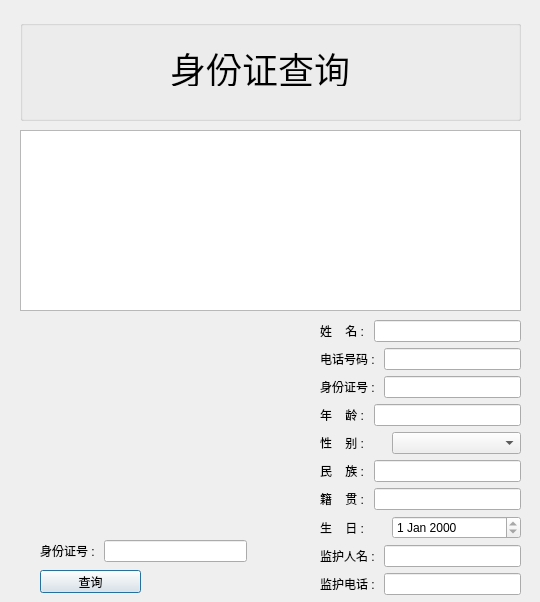
<?xml version="1.0" encoding="UTF-8"?>
<ui version="4.0">
 <class>idnumDialog</class>
 <widget class="QDialog" name="idnumDialog">
  <property name="geometry">
   <rect>
    <x>0</x>
    <y>0</y>
    <width>540</width>
    <height>602</height>
   </rect>
  </property>
  <property name="windowTitle">
   <string>Dialog</string>
  </property>
  <widget class="QLabel" name="label">
   <property name="geometry">
    <rect>
     <x>50</x>
     <y>330</y>
     <width>161</width>
     <height>181</height>
    </rect>
   </property>
   <property name="text">
    <string/>
   </property>
  </widget>
  <widget class="QWidget" name="layoutWidget">
   <property name="geometry">
    <rect>
     <x>320</x>
     <y>320</y>
     <width>201</width>
     <height>276</height>
    </rect>
   </property>
   <layout class="QVBoxLayout" name="verticalLayout">
    <item>
     <layout class="QHBoxLayout" name="horizontalLayout">
      <item>
       <widget class="QLabel" name="label_2">
        <property name="text">
         <string>姓    名 : </string>
        </property>
       </widget>
      </item>
      <item>
       <widget class="QLineEdit" name="lineEdit">
        <property name="alignment">
         <set>Qt::AlignRight|Qt::AlignTrailing|Qt::AlignVCenter</set>
        </property>
       </widget>
      </item>
     </layout>
    </item>
    <item>
     <layout class="QHBoxLayout" name="horizontalLayout_2">
      <item>
       <widget class="QLabel" name="label_3">
        <property name="text">
         <string>电话号码 : </string>
        </property>
       </widget>
      </item>
      <item>
       <widget class="QLineEdit" name="lineEdit_2">
        <property name="alignment">
         <set>Qt::AlignRight|Qt::AlignTrailing|Qt::AlignVCenter</set>
        </property>
       </widget>
      </item>
     </layout>
    </item>
    <item>
     <layout class="QHBoxLayout" name="horizontalLayout_4">
      <item>
       <widget class="QLabel" name="label_5">
        <property name="text">
         <string>身份证号 : </string>
        </property>
       </widget>
      </item>
      <item>
       <widget class="QLineEdit" name="lineEdit_3">
        <property name="alignment">
         <set>Qt::AlignRight|Qt::AlignTrailing|Qt::AlignVCenter</set>
        </property>
       </widget>
      </item>
     </layout>
    </item>
    <item>
     <layout class="QHBoxLayout" name="horizontalLayout_5">
      <item>
       <widget class="QLabel" name="label_6">
        <property name="text">
         <string>年    龄 : </string>
        </property>
       </widget>
      </item>
      <item>
       <widget class="QLineEdit" name="lineEdit_4">
        <property name="minimumSize">
         <size>
          <width>0</width>
          <height>0</height>
         </size>
        </property>
        <property name="alignment">
         <set>Qt::AlignRight|Qt::AlignTrailing|Qt::AlignVCenter</set>
        </property>
       </widget>
      </item>
     </layout>
    </item>
    <item>
     <layout class="QHBoxLayout" name="horizontalLayout_6">
      <item>
       <widget class="QLabel" name="label_7">
        <property name="maximumSize">
         <size>
          <width>66</width>
          <height>16777215</height>
         </size>
        </property>
        <property name="text">
         <string>性    别 : </string>
        </property>
       </widget>
      </item>
      <item>
       <widget class="QComboBox" name="comboBox">
        <property name="enabled">
         <bool>true</bool>
        </property>
        <property name="minimumSize">
         <size>
          <width>0</width>
          <height>0</height>
         </size>
        </property>
        <property name="layoutDirection">
         <enum>Qt::LeftToRight</enum>
        </property>
        <item>
         <property name="text">
          <string/>
         </property>
        </item>
        <item>
         <property name="text">
          <string>男</string>
         </property>
        </item>
        <item>
         <property name="text">
          <string>女</string>
         </property>
        </item>
       </widget>
      </item>
     </layout>
    </item>
    <item>
     <layout class="QHBoxLayout" name="horizontalLayout_7">
      <item>
       <widget class="QLabel" name="label_9">
        <property name="text">
         <string>民    族 : </string>
        </property>
       </widget>
      </item>
      <item>
       <widget class="QLineEdit" name="lineEdit_6">
        <property name="frame">
         <bool>true</bool>
        </property>
        <property name="alignment">
         <set>Qt::AlignRight|Qt::AlignTrailing|Qt::AlignVCenter</set>
        </property>
        <property name="readOnly">
         <bool>false</bool>
        </property>
       </widget>
      </item>
     </layout>
    </item>
    <item>
     <layout class="QHBoxLayout" name="horizontalLayout_9">
      <item>
       <widget class="QLabel" name="label_10">
        <property name="text">
         <string>籍    贯 : </string>
        </property>
       </widget>
      </item>
      <item>
       <widget class="QLineEdit" name="lineEdit_7">
        <property name="alignment">
         <set>Qt::AlignRight|Qt::AlignTrailing|Qt::AlignVCenter</set>
        </property>
       </widget>
      </item>
     </layout>
    </item>
    <item>
     <layout class="QHBoxLayout" name="horizontalLayout_3">
      <item>
       <widget class="QLabel" name="label_4">
        <property name="maximumSize">
         <size>
          <width>66</width>
          <height>16777215</height>
         </size>
        </property>
        <property name="text">
         <string>生    日 : </string>
        </property>
       </widget>
      </item>
      <item>
       <widget class="QDateEdit" name="dateEdit">
        <property name="minimumSize">
         <size>
          <width>0</width>
          <height>0</height>
         </size>
        </property>
        <property name="readOnly">
         <bool>true</bool>
        </property>
       </widget>
      </item>
     </layout>
    </item>
    <item>
     <layout class="QHBoxLayout" name="horizontalLayout_10">
      <item>
       <widget class="QLabel" name="label_11">
        <property name="text">
         <string>监护人名 : </string>
        </property>
       </widget>
      </item>
      <item>
       <widget class="QLineEdit" name="lineEdit_8">
        <property name="alignment">
         <set>Qt::AlignRight|Qt::AlignTrailing|Qt::AlignVCenter</set>
        </property>
       </widget>
      </item>
     </layout>
    </item>
    <item>
     <layout class="QHBoxLayout" name="horizontalLayout_11">
      <item>
       <widget class="QLabel" name="label_12">
        <property name="text">
         <string>监护电话 : </string>
        </property>
       </widget>
      </item>
      <item>
       <widget class="QLineEdit" name="lineEdit_9">
        <property name="alignment">
         <set>Qt::AlignRight|Qt::AlignTrailing|Qt::AlignVCenter</set>
        </property>
       </widget>
      </item>
     </layout>
    </item>
   </layout>
  </widget>
  <widget class="QTableView" name="tableView">
   <property name="geometry">
    <rect>
     <x>20</x>
     <y>130</y>
     <width>501</width>
     <height>181</height>
    </rect>
   </property>
  </widget>
  <widget class="QGroupBox" name="groupBox">
   <property name="geometry">
    <rect>
     <x>20</x>
     <y>20</y>
     <width>501</width>
     <height>101</height>
    </rect>
   </property>
   <property name="title">
    <string/>
   </property>
   <widget class="QLabel" name="label_8">
    <property name="geometry">
     <rect>
      <x>150</x>
      <y>30</y>
      <width>180</width>
      <height>36</height>
     </rect>
    </property>
    <property name="font">
     <font>
      <pointsize>27</pointsize>
     </font>
    </property>
    <property name="text">
     <string>身份证查询</string>
    </property>
   </widget>
  </widget>
  <widget class="QWidget" name="layoutWidget_2">
   <property name="geometry">
    <rect>
     <x>40</x>
     <y>540</y>
     <width>207</width>
     <height>22</height>
    </rect>
   </property>
   <layout class="QHBoxLayout" name="horizontalLayout_8">
    <item>
     <widget class="QLabel" name="label_13">
      <property name="text">
       <string>身份证号 : </string>
      </property>
     </widget>
    </item>
    <item>
     <widget class="QLineEdit" name="lineEdit_5">
      <property name="alignment">
       <set>Qt::AlignRight|Qt::AlignTrailing|Qt::AlignVCenter</set>
      </property>
     </widget>
    </item>
   </layout>
  </widget>
  <widget class="QPushButton" name="pushButton">
   <property name="geometry">
    <rect>
     <x>40</x>
     <y>570</y>
     <width>101</width>
     <height>23</height>
    </rect>
   </property>
   <property name="text">
    <string>查询</string>
   </property>
  </widget>
 </widget>
 <resources/>
 <connections/>
</ui>
